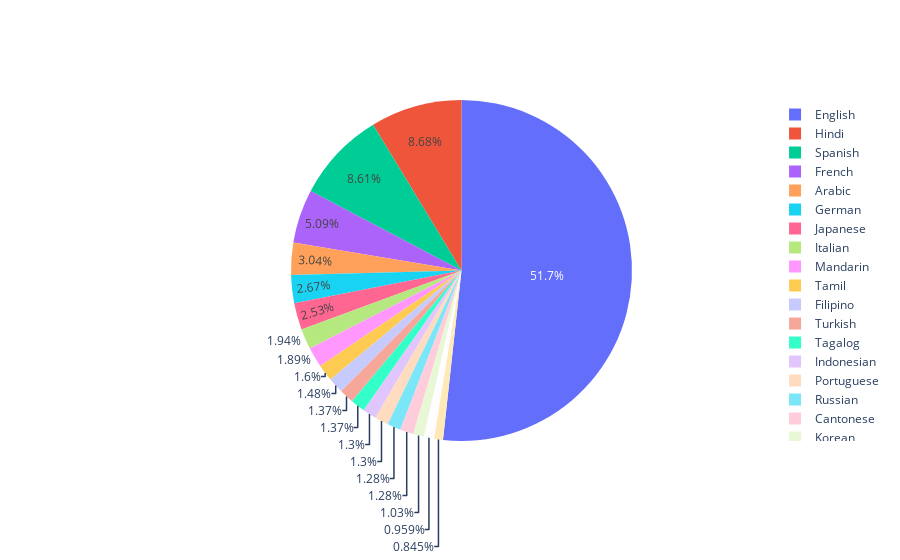

Notebook cell for this chart:
### Markdown cell above
Netflix is various in terms of age category. Many of its movies has 18+ rating. About 38% of movies were created for younger category.

### Code cell
Netflix_languages = list(itertools.chain(*list(Netflix_release["Language"].dropna().apply(lambda x: x.split(",")))))
languages = dict(sorted(Counter(Netflix_languages).items(), key=lambda x: x[1], reverse=True))
lang_fig = go.Figure(data=[go.Pie(labels=list(languages.keys())[:20:], values=list(languages.values())[:20:])])
# lang_fig.write_html("language_plot.html")
lang_fig.show()

### Figure 1 — Plotly figure (JSON) as saved in the notebook; plotly's stock layout.template omitted (floating-point values rounded to 4 significant figures)
{"data": [{"labels": ["English", "Hindi", "Spanish", "French", "Arabic", "German", "Japanese", "Italian", "Mandarin", "Tamil", "Filipino", "Turkish", "Tagalog", "Indonesian", "Portuguese", "Russian", "Cantonese", "Korean", "Punjabi", "Chinese"], "values": [2266, 380, 377, 223, 133, 117, 111, 85, 83, 70, 65, 60, 60, 57, 57, 56, 56, 45, 42, 37], "type": "pie"}], "layout": {}}
